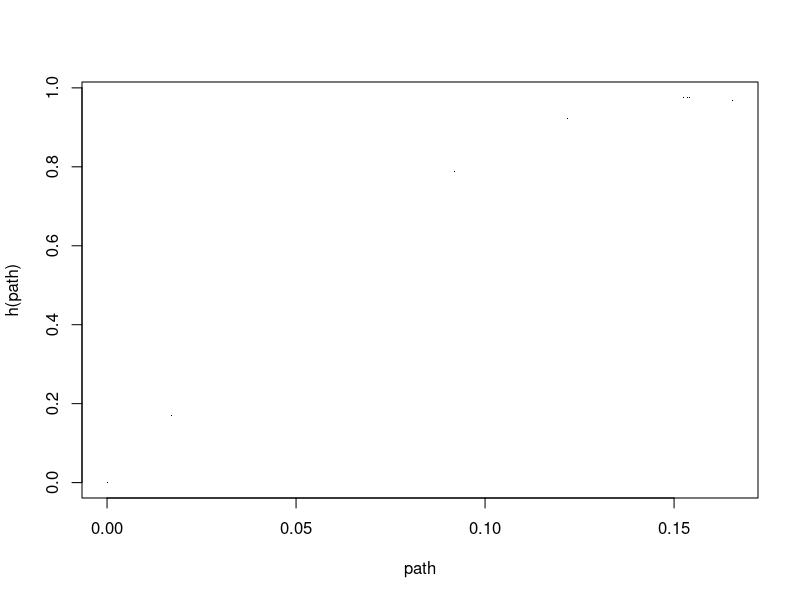
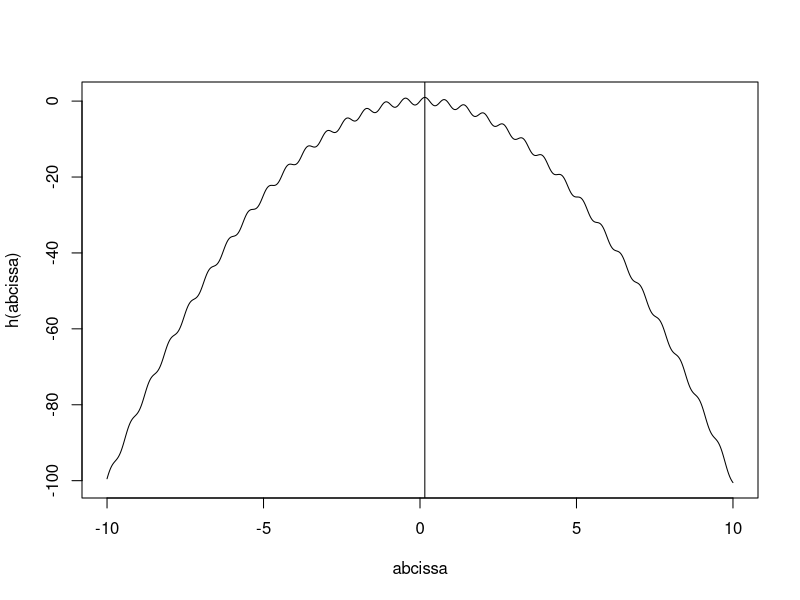

These charts were generated, in order, by the following R code:
h <- function(x) {
  # the function that we will be maximizing
  return(sin(10*x) - x^(2))
}

Walk <- function(h, eps, tau, input) {
  
  e <- exp(1) #make e easy to write
  
  candidate <- input + runif(1,-eps, eps)
  prob <- e^((h(candidate) - h(input))/(tau))
  
  if (prob > 1) {
    out <- candidate
  }
  
  else {
    out <- input
  }
  
  return(out)
}

SimAnnealingWalk <- function(h, x, eps, tau_range, tau_delta) {
  
  path <- c(x)
  
  tau_schedule <- seq(tau_range[1], tau_range[2], -tau_delta)
  n_iters <- length(tau_schedule)
  
  for (i in (2:(n_iters + 1))) {
    path[i] <- Walk(h,eps,tau_schedule[i-1],path[i-1])
  }
  
  #plot magic
  plot(path, h(path), pch = '.')
  #abline(v = path[-1], col = 'red')
  return(path)
}

#run the code and produce a plot
mypath <- SimAnnealingWalk(h, 0, 0.1, c(1E10,(1E10 - 100)), 0.01)
abcissa <- seq(-10,10, 0.01)
plot(abcissa, h(abcissa), type = 'l')
abline(v = mypath[length(mypath)])
print(mypath[length(mypath)])